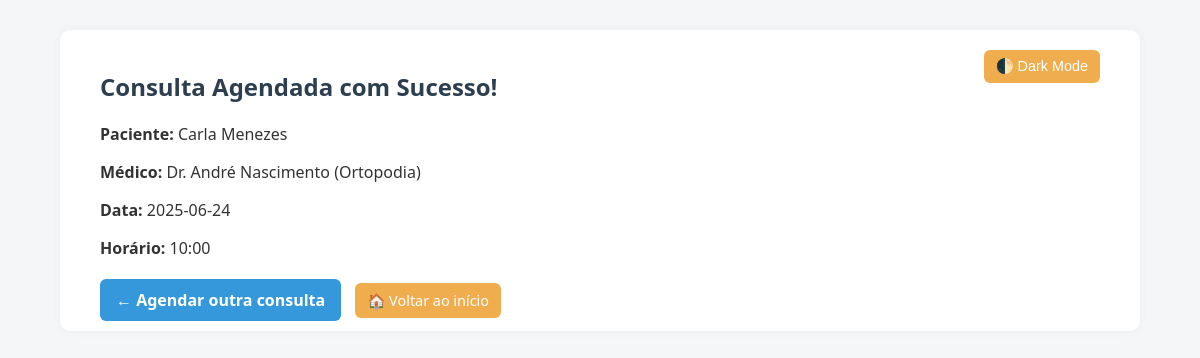
/comprovante/41 (signed in), run on the app's committed database.
### tables this page shows
CREATE TABLE usuario (
    id INTEGER PRIMARY KEY AUTOINCREMENT,
    nome TEXT NOT NULL,
    email TEXT NOT NULL UNIQUE,
    senha_hash TEXT NOT NULL
);

CREATE TABLE "medico" (
	"id"	INTEGER,
	"nome"	TEXT NOT NULL,
	"especialidade"	TEXT NOT NULL,
	PRIMARY KEY("id" AUTOINCREMENT)
);

CREATE TABLE agenda (
    id INTEGER PRIMARY KEY AUTOINCREMENT,
    medico_id INTEGER NOT NULL,
    data TEXT NOT NULL,
    horario TEXT NOT NULL,
    vagas_totais INTEGER NOT NULL,
    vagas_ocupadas INTEGER DEFAULT 0,
    FOREIGN KEY (medico_id) REFERENCES medico(id)
);

### app.py (the view)
@app.route('/comprovante/<int:consulta_id>')
def comprovante(consulta_id):
    if 'atendente_id' not in session:
        return redirect(url_for('login'))
    conn = get_db_connection()
    cursor = conn.cursor()
    cursor.execute('''
        SELECT c.id, u.nome AS paciente, m.nome AS medico, m.especialidade,
               a.data, a.horario
        FROM consulta c
        JOIN usuario u ON c.usuario_id = u.id
        JOIN agenda a ON c.agenda_id = a.id
        JOIN medico m ON a.medico_id = m.id
        WHERE c.id = ?
    ''', (consulta_id,))
    consulta = cursor.fetchone()
    conn.close()
    return render_template('comprovante.html', consulta=consulta)

### app.py (called while the page is built)
def get_db_connection():
    conn = sqlite3.connect('clinica.db')
    conn.row_factory = sqlite3.Row
    return conn

### templates/comprovante.html (shortened to what this page needs)
<!DOCTYPE html>
<html lang="pt-BR">
<head>
    <link rel="stylesheet" href="{{ url_for('static', filename='style.css') }}">
</head>
<body>
    <div class="container">
         <button id="modo-toggle" class="btn-secondary" style="float: right;">🌓 Dark Mode</button>
        <h2 style="color: #2c3e50;">Consulta Agendada com Sucesso!</h2>
        <p><strong>Paciente:</strong> {{ consulta['paciente'] }}</p>
        <p><strong>Médico:</strong> {{ consulta['medico'] }} ({{ consulta['especialidade'] }})</p>
        <p><strong>Data:</strong> {{ consulta['data'] }}</p>
        <p><strong>Horário:</strong> {{ consulta['horario'] }}</p>
        <div style="margin-top: 30px;">
            <a href="{{ url_for('agendar') }}" class="btn-primary" style="margin-right: 10px;">← Agendar outra consulta</a>
            <a href="{{ url_for('home') }}" class="btn-secondary">🏠 Voltar ao início</a>
        </div>
    </div>
</body>
</html>

### static/style.css (style rules this page uses)
body { font-family: 'Segoe UI', Tahoma, Geneva, Verdana, sans-serif; background-color: #f4f6f8; margin: 0; padding: 0; color: #333; }
h2 { color: #2c3e50; }
a { color: #5a5af0; text-decoration: none; }
.container { width: 100%; max-width: 1000px; margin: 30px auto; padding: 20px 40px; background-color: #fff; border-radius: 10px; box-shadow: 0 0 10px rgba(0, 0, 0, 0.05); }
button, .btn-primary, .btn-success, .btn-danger, .btn-link, .btn-secondary { border: none; border-radius: 6px; cursor: pointer; font-size: 1rem; padding: 10px 16px; text-decoration: none; color: white; transition: background-color 0.3s ease; }
.btn-primary { background-color: #3498db; font-weight: bold; }
.btn-secondary { background-color: #f0ad4e; padding: 8px 12px; font-size: 0.9rem; color: white; }

### data on the page
usuario: paciente "Carla Menezes"
medico: medico "Dr. André Nascimento", especialidade "Ortopodia"
agenda: data "2025-06-24", horario "10:00"
